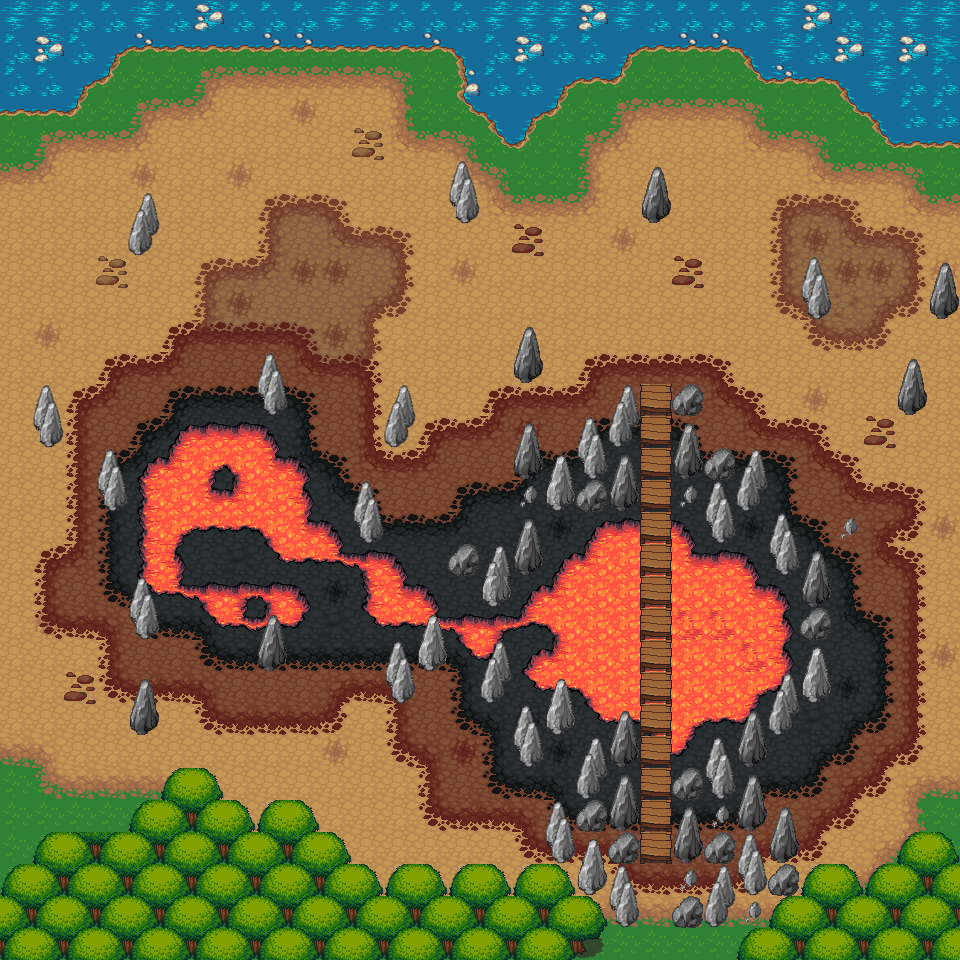

A level layout from a 2D game, rendered from its tile map. Below: a short description, then the map file with tile-grid data replaced by summaries:
An orthogonal 30x30 tile map with 32x32 px tiles, 9 tile layers (Background-grass, Dirt 1, Foreground-bottom layer, Dirt 2, ...), 1 hidden layer not drawn, 8 tilesets.

<map version="1.0" orientation="orthogonal" renderorder="right-down" width="30" height="30" tilewidth="32" tileheight="32" nextobjectid="1">
 <tileset firstgid="1" name="forest_tiles" tilewidth="32" tileheight="32" tilecount="256" columns="16">
  <image source="../images/forest_tiles.png" width="512" height="512" />
  <terraintypes>
   <terrain name="Water" tile="-1" />
   <terrain name="Grass" tile="-1" />
  </terraintypes>
 </tileset>
 <tileset firstgid="257" name="dirt" tilewidth="32" tileheight="32" tilecount="30" columns="5">
  <image source="../images/dirt.png" width="160" height="192" />
 </tileset>
 <tileset firstgid="287" name="dirt2" tilewidth="32" tileheight="32" tilecount="30" columns="5">
  <image source="../images/dirt2.png" width="160" height="192" />
 </tileset>
 <tileset firstgid="317" name="dirt_night" tilewidth="32" tileheight="32" tilecount="30" columns="5">
  <image source="../images/dirt_night.png" width="160" height="192" />
 </tileset>
 <tileset firstgid="347" name="lavarock" tilewidth="32" tileheight="32" tilecount="30" columns="5">
  <image source="../images/lavarock.png" width="160" height="192" />
 </tileset>
 <tileset firstgid="377" name="lava" tilewidth="32" tileheight="32" tilecount="30" columns="5">
  <image source="../images/lava.png" width="160" height="192" />
 </tileset>
 <tileset firstgid="407" name="mountain_landscape" tilewidth="32" tileheight="32" tilecount="256" columns="16">
  <image source="../images/mountain_landscape.png" width="512" height="512" />
 </tileset>
 <tileset firstgid="663" name="meta_tiles" tilewidth="32" tileheight="32" tilecount="2" columns="2">
  <image source="../images/meta_tiles.png" width="67" height="34" />
 </tileset>
 <layer name="Background-grass" width="30" height="30">
  <data>[900 cells, 900 non-empty, 2 distinct tile ids]</data>
 </layer>
 <layer name="Dirt 1" width="30" height="30">
  <data>[900 cells, 724 non-empty, 14 distinct tile ids]</data>
 </layer>
 <layer name="Foreground-bottom layer" width="30" height="30">
  <data>[900 cells, 189 non-empty, 21 distinct tile ids]</data>
 </layer>
 <layer name="Dirt 2" width="30" height="30">
  <data>[900 cells, 68 non-empty, 16 distinct tile ids]</data>
 </layer>
 <layer name="Dirt 3" width="30" height="30">
  <data>[900 cells, 363 non-empty, 15 distinct tile ids]</data>
 </layer>
 <layer name="Lavarock" width="30" height="30">
  <data>[900 cells, 227 non-empty, 15 distinct tile ids]</data>
 </layer>
 <layer name="Lava" width="30" height="30">
  <data>[900 cells, 105 non-empty, 18 distinct tile ids]</data>
 </layer>
 <layer name="Rocks" width="30" height="30">
  <data>[900 cells, 109 non-empty, 10 distinct tile ids]</data>
 </layer>
 <layer name="Bridge" width="30" height="30">
  <data>[900 cells, 15 non-empty, 1 distinct tile ids]</data>
 </layer>
 <layer name="Collision" width="30" height="30" visible="0">
  <data>[900 cells, 398 non-empty, 1 distinct tile ids]</data>
 </layer>
</map>
